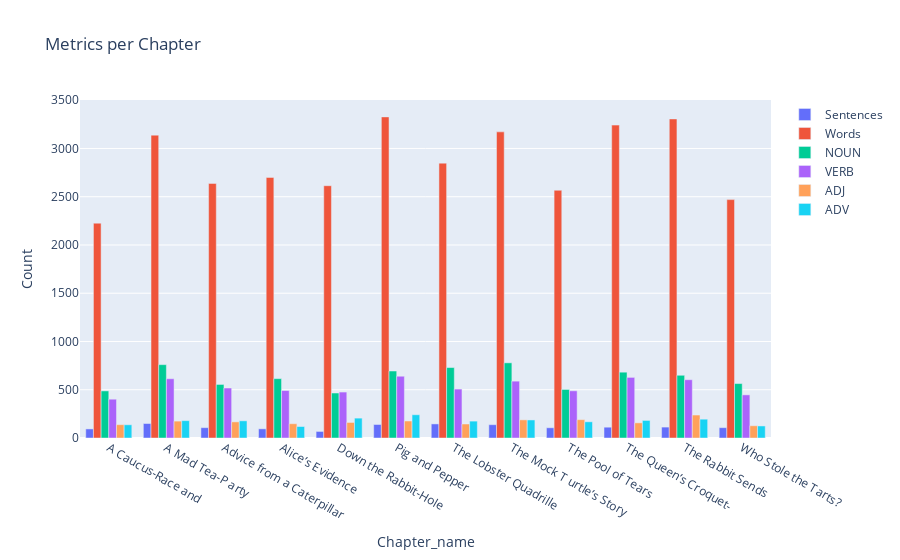

Notebook code for this chart:
### Code cell
import pandas as pd
import plotly.graph_objects as go


# Group by Chapter_name and aggregate metrics
chapter_metrics = df1.groupby('Chapter_name').agg({
    'no of sentence': 'sum',
    'no of words': 'sum',
    'NOUN': 'sum',
    'VERB': 'sum',
    'ADJ': 'sum',
    'ADV': 'sum'
}).reset_index()

# Create the consolidated figure
fig = go.Figure()

# Add bar plots for each metric
fig.add_trace(go.Bar(x=chapter_metrics['Chapter_name'], y=chapter_metrics['no of sentence'], name='Sentences'))
fig.add_trace(go.Bar(x=chapter_metrics['Chapter_name'], y=chapter_metrics['no of words'], name='Words'))
fig.add_trace(go.Bar(x=chapter_metrics['Chapter_name'], y=chapter_metrics['NOUN'], name='NOUN'))
fig.add_trace(go.Bar(x=chapter_metrics['Chapter_name'], y=chapter_metrics['VERB'], name='VERB'))
fig.add_trace(go.Bar(x=chapter_metrics['Chapter_name'], y=chapter_metrics['ADJ'], name='ADJ'))
fig.add_trace(go.Bar(x=chapter_metrics['Chapter_name'], y=chapter_metrics['ADV'], name='ADV'))

# Update layout
fig.update_layout(barmode='group', title='Metrics per Chapter',
                  xaxis_title='Chapter_name', yaxis_title='Count')

# Show the plot
fig.show()

### Figure 1 — Plotly figure (JSON) as saved in the notebook; plotly's stock layout.template omitted (floating-point values rounded to 4 significant figures)
{"data": [{"name": "Sentences", "type": "bar", "x": ["A Caucus-Race and ", "A Mad Tea-P arty", "Advice from a Caterpillar", "Alice’s Evidence", "Down the Rabbit-Hole", "Pig and Pepper", "The Lobster Quadrille", "The Mock T urtle’s Story", "The Pool of Tears", "The Queen’s Croquet-", "The Rabbit Sends ", "Who Stole the Tarts?"], "y": [94, 150, 107, 95, 68, 140, 146, 138, 106, 112, 113, 107]}, {"name": "Words", "type": "bar", "x": ["A Caucus-Race and ", "A Mad Tea-P arty", "Advice from a Caterpillar", "Alice’s Evidence", "Down the Rabbit-Hole", "Pig and Pepper", "The Lobster Quadrille", "The Mock T urtle’s Story", "The Pool of Tears", "The Queen’s Croquet-", "The Rabbit Sends ", "Who Stole the Tarts?"], "y": [2226, 3138, 2638, 2700, 2614, 3327, 2848, 3172, 2567, 3242, 3306, 2470]}, {"name": "NOUN", "type": "bar", "x": ["A Caucus-Race and ", "A Mad Tea-P arty", "Advice from a Caterpillar", "Alice’s Evidence", "Down the Rabbit-Hole", "Pig and Pepper", "The Lobster Quadrille", "The Mock T urtle’s Story", "The Pool of Tears", "The Queen’s Croquet-", "The Rabbit Sends ", "Who Stole the Tarts?"], "y": [488, 760, 555, 615, 466, 694, 730, 779, 503, 682, 650, 564]}, {"name": "VERB", "type": "bar", "x": ["A Caucus-Race and ", "A Mad Tea-P arty", "Advice from a Caterpillar", "Alice’s Evidence", "Down the Rabbit-Hole", "Pig and Pepper", "The Lobster Quadrille", "The Mock T urtle’s Story", "The Pool of Tears", "The Queen’s Croquet-", "The Rabbit Sends ", "Who Stole the Tarts?"], "y": [402, 614, 518, 492, 476, 640, 507, 589, 489, 628, 604, 447]}, {"name": "ADJ", "type": "bar", "x": ["A Caucus-Race and ", "A Mad Tea-P arty", "Advice from a Caterpillar", "Alice’s Evidence", "Down the Rabbit-Hole", "Pig and Pepper", "The Lobster Quadrille", "The Mock T urtle’s Story", "The Pool of Tears", "The Queen’s Croquet-", "The Rabbit Sends ", "Who Stole the Tarts?"], "y": [138, 175, 167, 148, 161, 176, 145, 188, 190, 157, 238, 127]}, {"name": "ADV", "type": "bar", "x": ["A Caucus-Race and ", "A Mad Tea-P arty", "Advice from a Caterpillar", "Alice’s Evidence", "Down the Rabbit-Hole", "Pig and Pepper", "The Lobster Quadrille", "The Mock T urtle’s Story", "The Pool of Tears", "The Queen’s Croquet-", "The Rabbit Sends ", "Who Stole the Tarts?"], "y": [137, 180, 178, 119, 206, 241, 175, 187, 168, 182, 195, 125]}], "layout": {"barmode": "group", "title": {"text": "Metrics per Chapter"}, "xaxis": {"title": {"text": "Chapter_name"}}, "yaxis": {"title": {"text": "Count"}}}}
